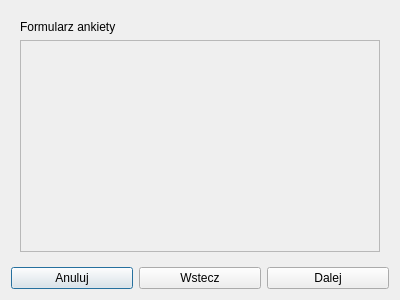
<?xml version="1.0" encoding="UTF-8"?>
<ui version="4.0">
 <class>CompleteSurveyDialog</class>
 <widget class="QDialog" name="CompleteSurveyDialog">
  <property name="geometry">
   <rect>
    <x>0</x>
    <y>0</y>
    <width>400</width>
    <height>300</height>
   </rect>
  </property>
  <property name="windowTitle">
   <string>Wypełnianie ankiety</string>
  </property>
  <layout class="QGridLayout" name="gridLayout_2">
   <item row="0" column="0" colspan="3">
    <widget class="QStackedWidget" name="stackedWidget">
     <property name="currentIndex">
      <number>1</number>
     </property>
     <widget class="QWidget" name="surveyPage">
      <layout class="QGridLayout" name="gridLayout_3">
       <item row="0" column="0">
        <widget class="QLabel" name="label">
         <property name="text">
          <string>Wybierz ankietę do wypełnienia</string>
         </property>
        </widget>
       </item>
       <item row="1" column="0">
        <widget class="QComboBox" name="comboBox"/>
       </item>
       <item row="2" column="0">
        <spacer name="verticalSpacer">
         <property name="orientation">
          <enum>Qt::Vertical</enum>
         </property>
         <property name="sizeHint" stdset="0">
          <size>
           <width>20</width>
           <height>40</height>
          </size>
         </property>
        </spacer>
       </item>
      </layout>
     </widget>
     <widget class="QWidget" name="fillPage">
      <layout class="QGridLayout" name="gridLayout">
       <item row="0" column="0">
        <widget class="QLabel" name="label_2">
         <property name="text">
          <string>Formularz ankiety</string>
         </property>
        </widget>
       </item>
       <item row="1" column="0">
        <widget class="QScrollArea" name="scrollArea">
         <property name="widgetResizable">
          <bool>true</bool>
         </property>
         <widget class="QWidget" name="scrollAreaWidgetContents">
          <property name="geometry">
           <rect>
            <x>0</x>
            <y>0</y>
            <width>362</width>
            <height>206</height>
           </rect>
          </property>
          <layout class="QGridLayout" name="gridLayout_4">
           <item row="0" column="0">
            <layout class="QVBoxLayout" name="questionsLayout"/>
           </item>
          </layout>
         </widget>
        </widget>
       </item>
      </layout>
     </widget>
    </widget>
   </item>
   <item row="1" column="0">
    <widget class="QPushButton" name="m_pAnulujButton">
     <property name="text">
      <string>Anuluj</string>
     </property>
    </widget>
   </item>
   <item row="1" column="1">
    <widget class="QPushButton" name="m_pBackButton">
     <property name="text">
      <string>Wstecz</string>
     </property>
    </widget>
   </item>
   <item row="1" column="2">
    <widget class="QPushButton" name="m_pNextButton">
     <property name="text">
      <string>Dalej</string>
     </property>
    </widget>
   </item>
  </layout>
 </widget>
 <resources/>
 <connections/>
</ui>
